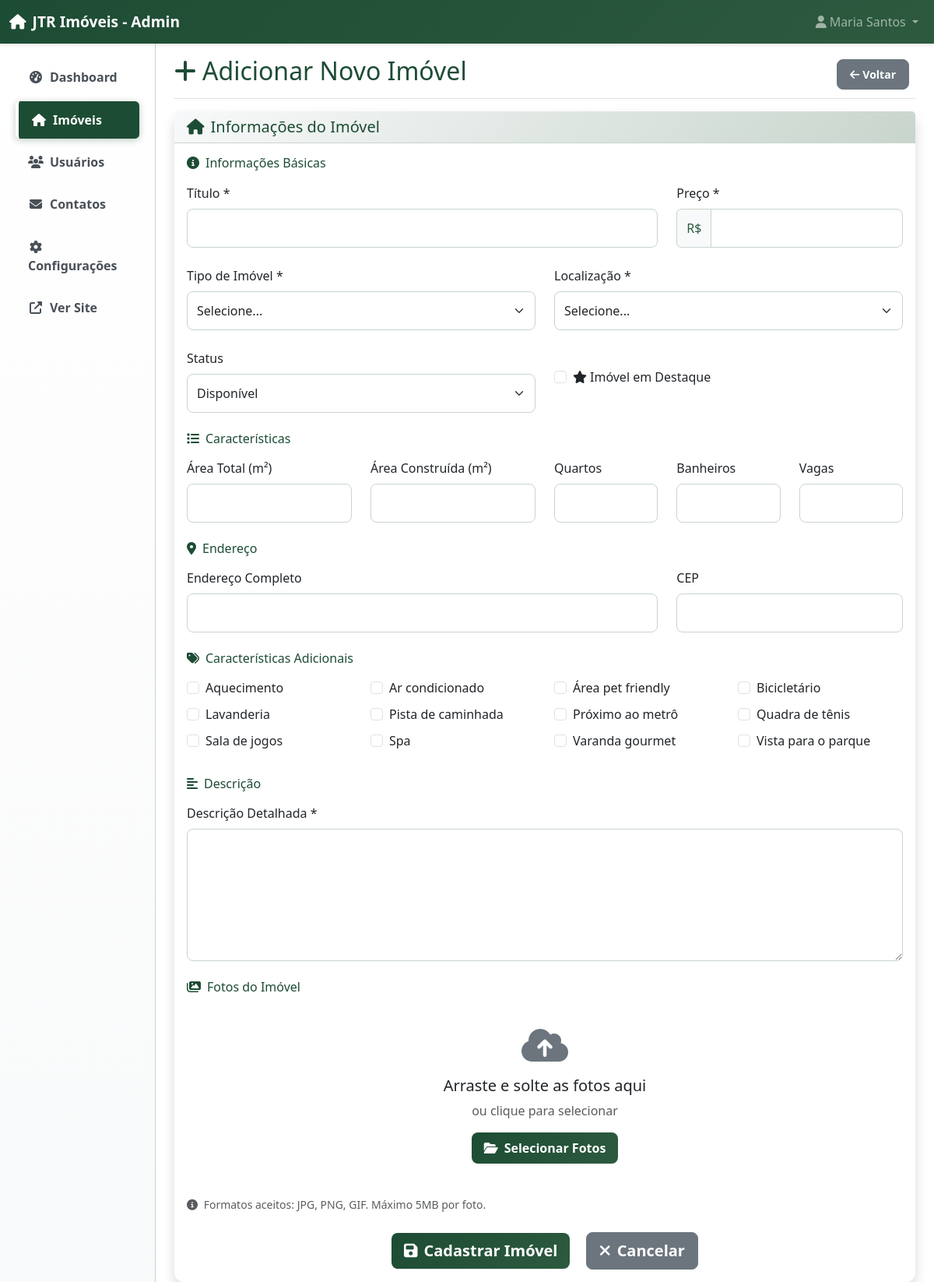
The app's page /admin/imoveis/adicionar.php (signed in) with its own data.
### tables this page shows
CREATE TABLE caracteristicas (
    id INT AUTO_INCREMENT PRIMARY KEY,
    nome VARCHAR(100) NOT NULL,
    categoria VARCHAR(50),
    ativo BOOLEAN DEFAULT TRUE
);

### admin/imoveis/adicionar.php (the view, shortened to what the rows shown need)
<?php
require_once '../../config/database.php';
$caracteristicas = fetchAll("SELECT * FROM caracteristicas ORDER BY nome");
?>
<!DOCTYPE html>
<html lang="pt-BR">
<head>
    <link href="https://cdn.jsdelivr.net/npm/bootstrap@5.3.0/dist/css/bootstrap.min.css" rel="stylesheet">
    <link href="https://cdnjs.cloudflare.com/ajax/libs/font-awesome/6.4.0/css/all.min.css" rel="stylesheet">
    <link href="../assets/css/admin.css" rel="stylesheet">
    <link href="https://unpkg.com/dropzone@5/dist/min/dropzone.min.css" rel="stylesheet">
</head>
<body>
    <div class="container-fluid">
        <div class="row">
            <main class="col-md-9 ms-sm-auto col-lg-10 px-md-4">
                <div class="d-flex justify-content-between flex-wrap flex-md-nowrap align-items-center pt-3 pb-2 mb-3 border-bottom">
                    <h1 class="h2">
                        <i class="fas fa-plus me-2"></i>Adicionar Novo Imóvel
                    </h1>
                </div>
                <div class="card shadow">
                    <div class="card-body">
                        <form method="POST" enctype="multipart/form-data" class="needs-validation" novalidate>
                            <div class="row mb-4">
                                <div class="col-12">
                                    <div class="row">
                                        <?php foreach ($caracteristicas as $caracteristica): ?>
                                            <div class="col-md-3 mb-2">
                                                <div class="form-check">
                                                    <input class="form-check-input" type="checkbox"
                                                           name="caracteristicas[]"
                                                           value="<?php echo $caracteristica['id']; ?>"
                                                           id="carac_<?php echo $caracteristica['id']; ?>"
                                                           <?php echo (isset($_POST['caracteristicas']) && in_array($caracteristica['id'], $_POST['caracteristicas'])) ? 'checked' : ''; ?>>
                                                    <label class="form-check-label" for="carac_<?php echo $caracteristica['id']; ?>">
                                                        <?php echo htmlspecialchars($caracteristica['nome']); ?>
                                                    </label>
                                                </div>
                                            </div>
                                        <?php endforeach; ?>
                                    </div>
                                </div>
                            </div>
                        </form>
                    </div>
                </div>
            </main>
        </div>
    </div>
</body>
</html>

### records on screen
caracteristicas: nome "Aquecimento"
caracteristicas: nome "Ar condicionado"
caracteristicas: nome "Área pet friendly"
caracteristicas: nome "Bicicletário"
caracteristicas: nome "Lavanderia"
caracteristicas: nome "Pista de caminhada"
caracteristicas: nome "Próximo ao metrô"
caracteristicas: nome "Quadra de tênis"
caracteristicas: nome "Sala de jogos"
caracteristicas: nome "Spa"
caracteristicas: nome "Varanda gourmet"
caracteristicas: nome "Vista para o parque"

### other values on screen
$_SESSION['admin_nome'] "Maria Santos"
